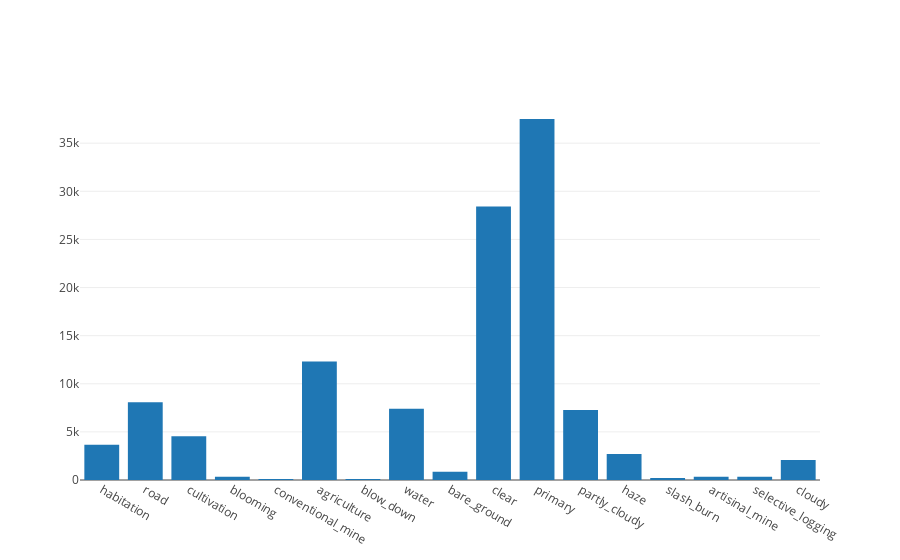

Here is the notebook cell this chart was saved with:
### Code cell
labels = df_train['tags'].apply(lambda x: x.split(' '))
labels = df_train['tags'].apply(lambda x: x.split(' '))
from collections import Counter, defaultdict
counts = defaultdict(int)
for l in labels:
    for l2 in l:
        counts[l2] += 1

data=[go.Bar(x=list(counts.keys()), y=list(counts.values()))]
layout=dict(height=800, width=800, title='Distribution of training labels')
fig=dict(data=data, layout=layout)
py.iplot(data, filename='train-label-dist')

### Figure 1 — Plotly figure (JSON) as saved in the notebook; plotly's stock layout.template omitted (floating-point values rounded to 4 significant figures)
{"data": [{"type": "bar", "x": ["habitation", "road", "cultivation", "blooming", "conventional_mine", "agriculture", "blow_down", "water", "bare_ground", "clear", "primary", "partly_cloudy", "haze", "slash_burn", "artisinal_mine", "selective_logging", "cloudy"], "y": [3660, 8071, 4547, 332, 100, 12315, 101, 7411, 862, 28431, 37513, 7261, 2697, 209, 339, 340, 2089]}], "layout": {}}
